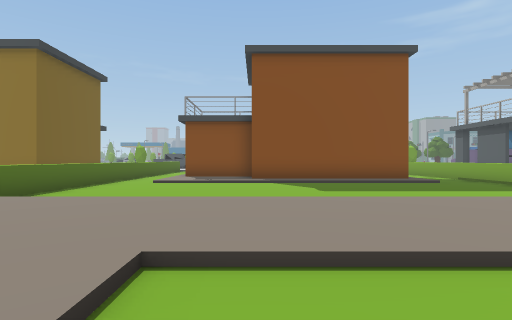
view 1 (above)

19 first-person views from a walk through a 3-D level made in the Unity game engine. The camera is 1.4 m above the floor, looks level and sees 80° across. The floor is counted in squares, 2 m on a side. Each view is taken from the middle of a square. On the plan, view 1 faces up. The plan holds only what a view shows up to about 10 squares ahead; the rest is blank. The place goes on beyond the plan. Some animated figures are left out.

view 2
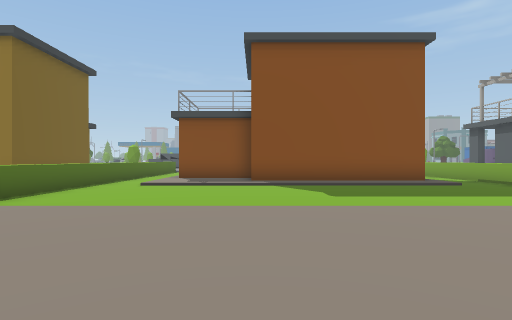

view 3
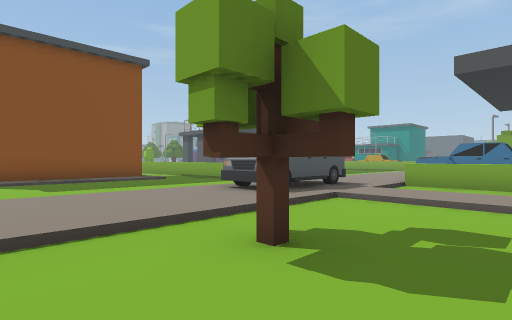

view 4
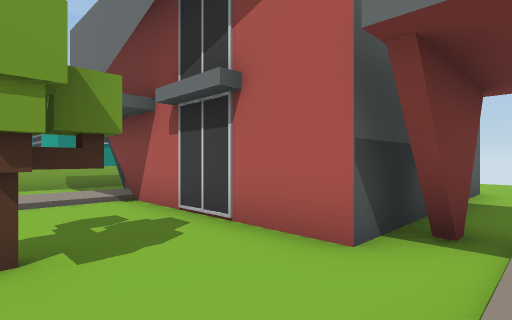

view 5
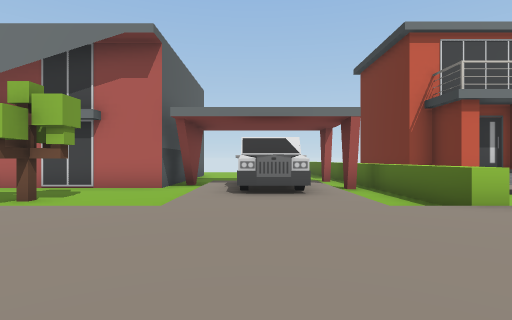

view 6
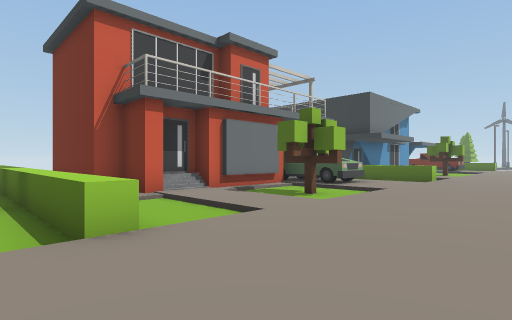

view 7
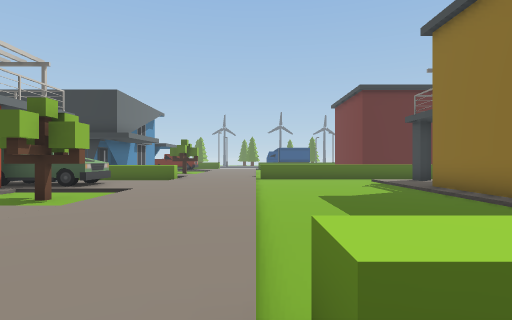

view 8
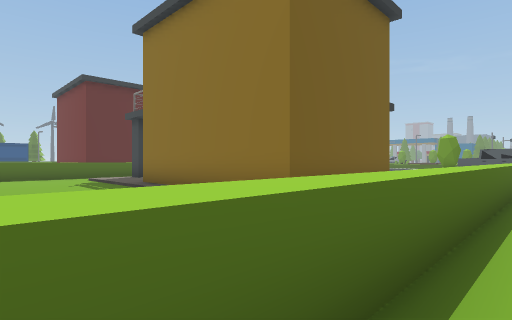

view 9
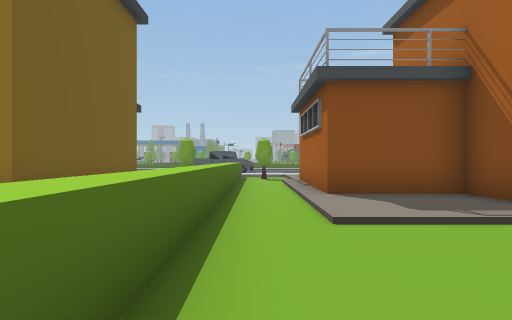

view 10
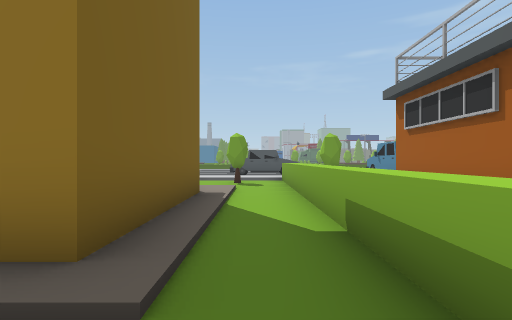

view 11
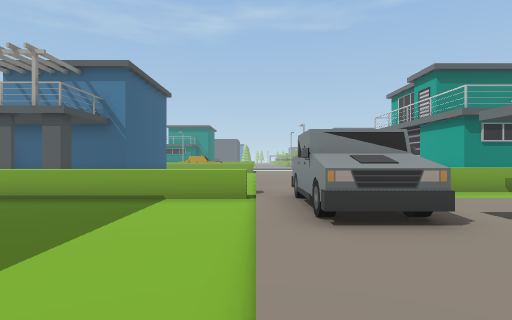

view 12
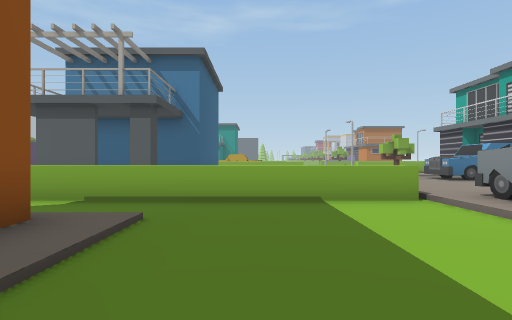

view 13
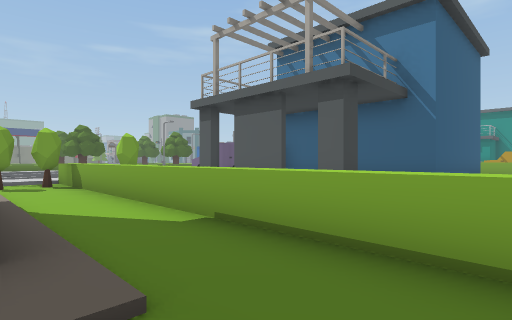

view 14
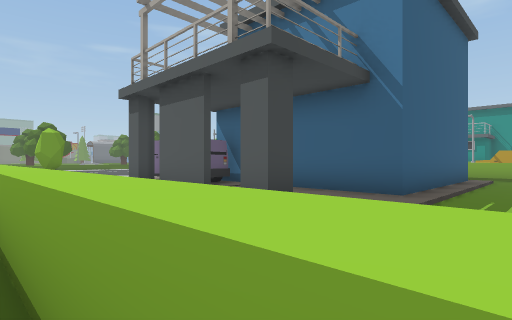

view 15
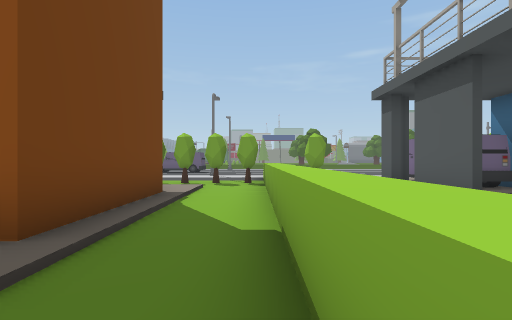

view 16
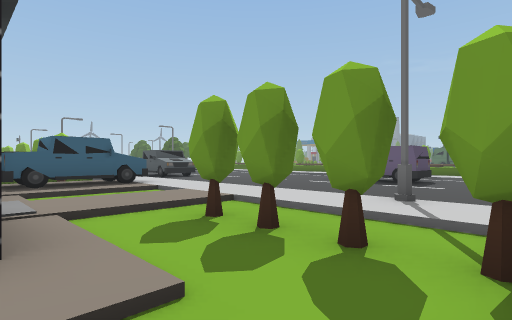

view 17
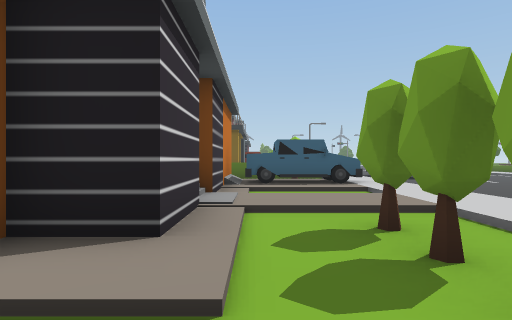

view 18
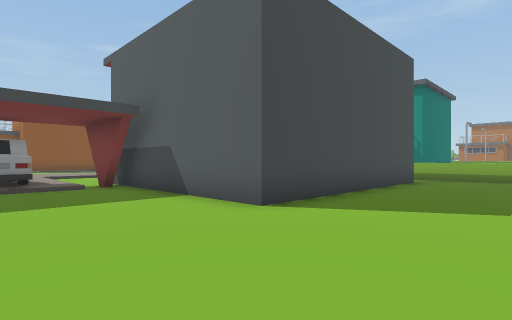

view 19
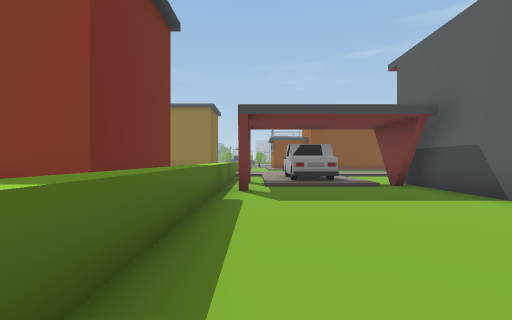

### Floor plan
Key: @ floor where view 1 was taken; # wall or solid block; x gap in a wall; . main floor; : floor 0.25 m higher than the main floor; / step, stairs or slope; ^ raised ledge; T truck; C car; R tree; O other object.
Columns run from 17 left of view 1 to 15 right of it. Each row starts with its distance up from view 1.
 18           ..^ /TT/.:/....^
 17           O.^O/TT/.:/OOOO
 16            .^./TT//:///..^  O
 15           :.^./####/##:..^ #OO#
 14          #:.^./#     ##..^ #OO#
 13          ##.^./#      #..^ #  #
 12           #.^./###    #..^ x :#
 11           #.^./::######..^ # :#
 10    ::######.^./::::::::..^   :###
  9   ..........^............^   ....
  8  ......... .^............^
  7 ^.........  ^............^
  6    ........ ^............^
  5    //////////////////////////
  4  ::::::::::::::::::::TTTT::::
  3  ::::::::::::::::::::TTTT::::
  2   /:::///://^/::://////://^/CC
  1    :::.R.:/.^.:::..R../:..^ CC
  0    :OO.R.:/.^.CC:@.R../:..^ CC
 -1      O##/:/ ^.CC:...../:..^//
 -2     OO #### ^.CC:########.^/#
 -3           #/^.///##       ^/#
 -4           #/^.....#
 -5           #/^.....#
 -6          ##/^.....#
 -7          // ^.....#
 -8             ^.....#######.
 -9             ^.............^
-10             ^.............^
-11              .......

Where each view was taken, in squares from view 1:
view 1: 0 up, 0 right, facing up
view 2: 1 up, 0 right, facing up
view 3: 1 down, 0 right, facing up-right
view 4: 1 up, 1 left, facing down-right
view 5: 6 up, 2 left, facing down
view 6: 5 up, 4 left, facing down-left
view 7: 5 up, 4 left, facing left
view 8: 6 up, 4 left, facing up-left
view 9: 6 up, 4 left, facing up
view 10: 8 up, 6 left, facing up
view 11: 5 up, 1 right, facing right
view 12: 8 up, 2 right, facing right
view 13: 8 up, 5 right, facing up-right
view 14: 8 up, 7 right, facing up-right
view 15: 8 up, 7 right, facing up
view 16: 15 up, 7 right, facing up-left
view 17: 16 up, 7 right, facing left
view 18: 11 down, 3 left, facing up-right
view 19: 11 down, 4 left, facing up
